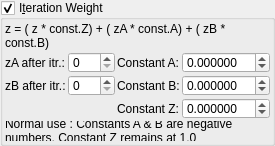
    <widget class="MyGroupBox" name="groupCheck_transf_function_enabled_false">
     <property name="title">
      <string>I&amp;teration Weight</string>
     </property>
     <property name="checkable">
      <bool>true</bool>
     </property>
     <layout class="QVBoxLayout" name="verticalLayout_20" stretch="0,0">
      <property name="spacing">
       <number>2</number>
      </property>
      <property name="leftMargin">
       <number>2</number>
      </property>
      <property name="topMargin">
       <number>2</number>
      </property>
      <property name="rightMargin">
       <number>2</number>
      </property>
      <property name="bottomMargin">
       <number>2</number>
      </property>
      <item>
       <widget class="QLabel" name="label_3">
        <property name="text">
         <string>z = ( z * const.Z) + ( zA * const.A) + ( zB * const.B)</string>
        </property>
        <property name="wordWrap">
         <bool>true</bool>
        </property>
       </widget>
      </item>
      <item>
       <layout class="QGridLayout" name="gridLayout_31" columnstretch="0,0,0,1">
        <property name="spacing">
         <number>2</number>
        </property>
        <item row="1" column="1">
         <widget class="MySpinBox" name="spinboxInt_transf_int_B">
          <property name="sizePolicy">
           <sizepolicy hsizetype="Minimum" vsizetype="Maximum">
            <horstretch>0</horstretch>
            <verstretch>0</verstretch>
           </sizepolicy>
          </property>
          <property name="maximum">
           <number>250</number>
          </property>
         </widget>
        </item>
        <item row="0" column="2">
         <widget class="QLabel" name="label_39">
          <property name="text">
           <string>Constant A:</string>
          </property>
         </widget>
        </item>
        <item row="0" column="1">
         <widget class="MySpinBox" name="spinboxInt_transf_int_A">
          <property name="sizePolicy">
           <sizepolicy hsizetype="Minimum" vsizetype="Maximum">
            <horstretch>0</horstretch>
            <verstretch>0</verstretch>
           </sizepolicy>
          </property>
          <property name="minimum">
           <number>0</number>
          </property>
          <property name="maximum">
           <number>250</number>
          </property>
          <property name="value">
           <number>0</number>
          </property>
         </widget>
        </item>
        <item row="0" column="3">
         <widget class="MyDoubleSpinBox" name="spinbox_transf_offset">
          <property name="sizePolicy">
           <sizepolicy hsizetype="Minimum" vsizetype="Maximum">
            <horstretch>0</horstretch>
            <verstretch>0</verstretch>
           </sizepolicy>
          </property>
          <property name="prefix">
           <string/>
          </property>
          <property name="suffix">
           <string/>
          </property>
          <property name="decimals">
           <number>6</number>
          </property>
          <property name="minimum">
           <double>-99.989999999999995</double>
          </property>
          <property name="maximum">
           <double>99.989999999999995</double>
          </property>
          <property name="singleStep">
           <double>0.100000000000000</double>
          </property>
         </widget>
        </item>
        <item row="0" column="0">
         <widget class="QLabel" name="label_76">
          <property name="text">
           <string>zA after itr.:</string>
          </property>
         </widget>
        </item>
        <item row="1" column="3">
         <widget class="MyDoubleSpinBox" name="spinbox_transf_offset_0">
          <property name="sizePolicy">
           <sizepolicy hsizetype="Minimum" vsizetype="Maximum">
            <horstretch>0</horstretch>
            <verstretch>0</verstretch>
           </sizepolicy>
          </property>
          <property name="prefix">
           <string/>
          </property>
          <property name="suffix">
           <string/>
          </property>
          <property name="decimals">
           <number>6</number>
          </property>
          <property name="minimum">
           <double>-99.989999999999995</double>
          </property>
          <property name="maximum">
           <double>99.989999999999995</double>
          </property>
          <property name="singleStep">
           <double>0.100000000000000</double>
          </property>
         </widget>
        </item>
        <item row="2" column="3">
         <widget class="MyDoubleSpinBox" name="spinbox_transf_scale_1">
          <property name="sizePolicy">
           <sizepolicy hsizetype="Minimum" vsizetype="Maximum">
            <horstretch>0</horstretch>
            <verstretch>0</verstretch>
           </sizepolicy>
          </property>
          <property name="prefix">
           <string/>
          </property>
          <property name="suffix">
           <string/>
          </property>
          <property name="decimals">
           <number>6</number>
          </property>
          <property name="minimum">
           <double>-99.989999999999995</double>
          </property>
          <property name="maximum">
           <double>99.989999999999995</double>
          </property>
          <property name="singleStep">
           <double>0.100000000000000</double>
          </property>
         </widget>
        </item>
        <item row="1" column="2">
         <widget class="QLabel" name="label_43">
          <property name="text">
           <string>Constant B:</string>
          </property>
         </widget>
        </item>
        <item row="1" column="0">
         <widget class="QLabel" name="label_77">
          <property name="text">
           <string>zB after itr.:</string>
          </property>
         </widget>
        </item>
        <item row="3" column="0" colspan="4">
         <widget class="QLabel" name="label">
          <property name="text">
           <string>Normal use : Constants A &amp; B are negative numbers, Constant Z remains at 1.0</string>
          </property>
          <property name="wordWrap">
           <bool>true</bool>
          </property>
         </widget>
        </item>
        <item row="2" column="2">
         <widget class="QLabel" name="label_63">
          <property name="text">
           <string>Constant Z:</string>
          </property>
         </widget>
        </item>
       </layout>
      </item>
     </layout>
    </widget>
